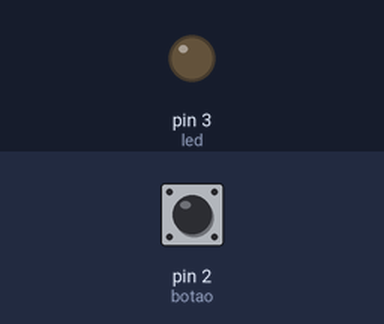
This program was run on a simulated MicroPython board. On the bench: output pins drawn as LEDs (lit = HIGH). Inputs (shaded band) come from the test bench; at power-on: pin 2 (botao) LOW.

Above: at 1.2 s.
1.3 s: pin 2 (botao) pulled HIGH for 0.15 s
At 1.8 s:
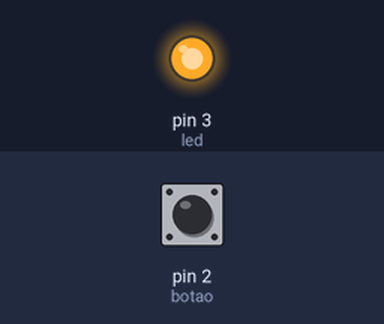
2.9 s: pin 2 (botao) pulled HIGH for 1 s
At 4.1 s:
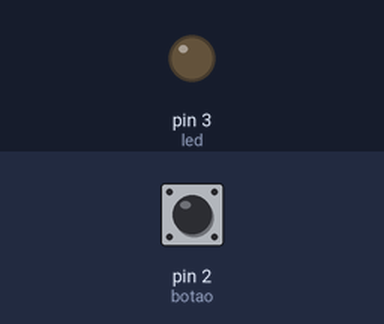
5.4 s: pin 2 (botao) pulled HIGH for 3.2 s
At 6.1 s:
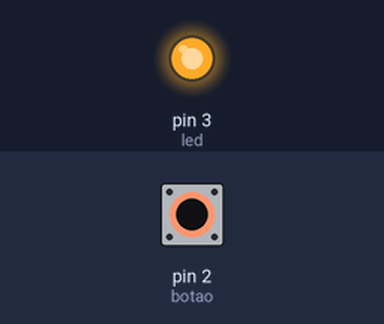
Timing chart, 0 to 8.4 s (numbered marks = the images above; inputs shaded):
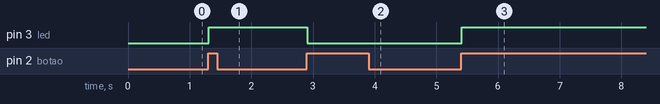

The program:

botao_estados.py
```python
from machine import Pin  # Importa a biblioteca para controlar os pinos da placa
from utime import sleep  # Importa a função de pausa (tempo)

# --- Configurações de Hardware ---
# Define o pino 2 como entrada.
# Dica: Adicione Pin.PULL_DOWN se o seu botão não tiver resistor externo.
botao = Pin(2, Pin.IN)

# Define o pino 3 como saída (onde o LED está conectado)
led = Pin(3, Pin.OUT)

# --- Variáveis de Controle de Estado ---
estado_led = False         # Armazena se o LED deve estar Ligado (True) ou Desligado (False)
ultimo_estado_botao = 0    # Guarda o valor da leitura anterior para detectar o clique

while True:
    # 1. Lê o estado atual do botão (0 para solto, 1 para pressionado)
    estado_atual_botao = botao.value()

    # 2. Lógica de Detecção de Borda de Subida:
    # Só entra no IF se o botão for 1 AGORA e era 0 na VOLTA ANTERIOR.
    if estado_atual_botao == 1 and ultimo_estado_botao == 0:

        # Inverte o valor booleano (se era False vira True e vice-versa)
        estado_led = not estado_led

        # Aplica o novo estado ao pino físico do LED
        led.value(estado_led)

        # Debounce: Pequena pausa para ignorar ruídos mecânicos do contato do botão
        sleep(0.2)

    # 3. Atualiza a memória: o estado "atual" vira o "último" para a próxima repetição
    ultimo_estado_botao = estado_atual_botao

    # Pequena pausa global para evitar que o processador rode a 100% sem necessidade
    sleep(0.01)
```

Measured:
- after the input at 1.3 s, pin 3 (led): LOW → HIGH at once
- after the input at 2.9 s, pin 3 (led): HIGH → LOW at once
- after the input at 5.4 s, pin 3 (led): LOW → HIGH at once
